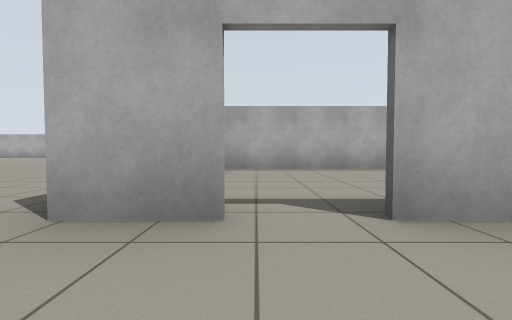
view 1 (above)

20 first-person views from a walk through a robot-simulator world made for Gazebo. The camera is 0.72 m above the floor, tilts 2° down and sees 90° across. The floor is counted in squares, 2 m on a side. Each view is taken from the middle of a square. On the plan, view 1 faces up. The plan holds only what a view shows up to about 9 squares ahead; the rest is blank.

view 2
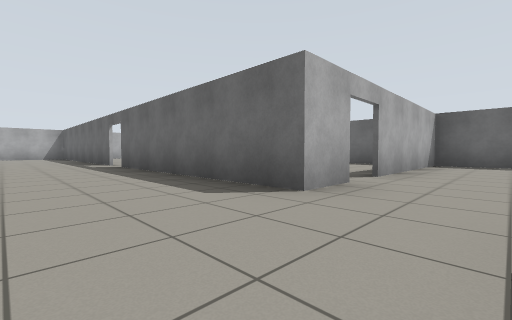

view 3
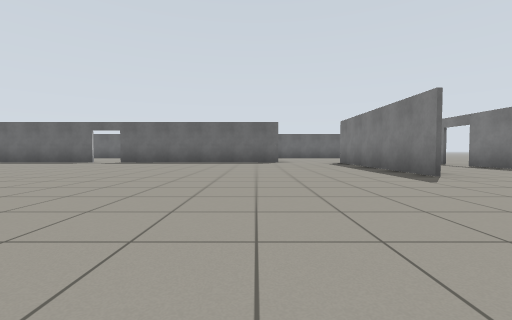

view 4
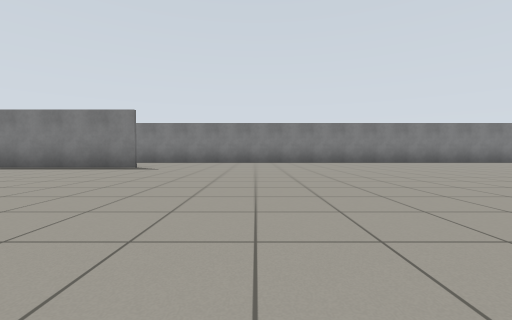

view 5
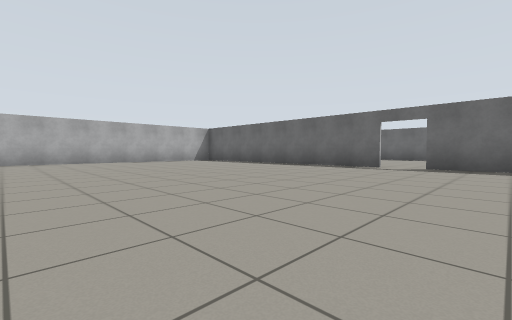

view 6
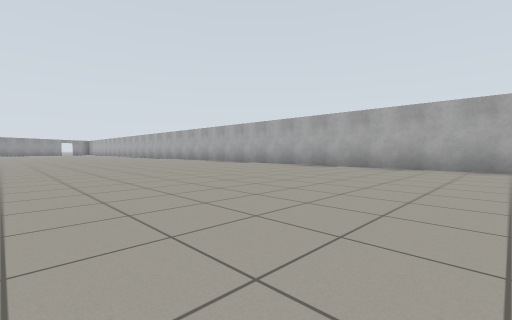

view 7
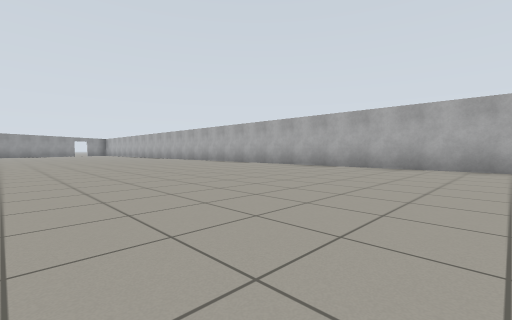

view 8
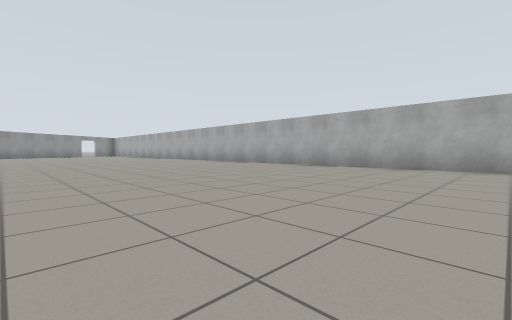

view 9
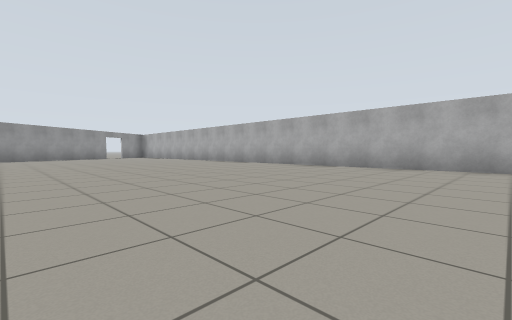

view 10
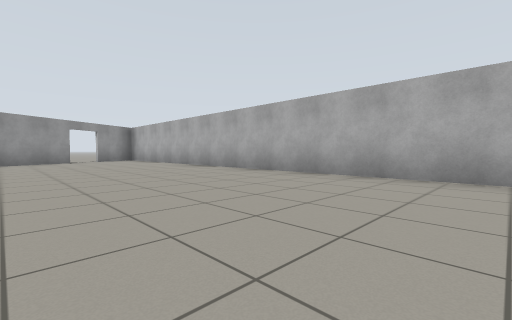

view 11
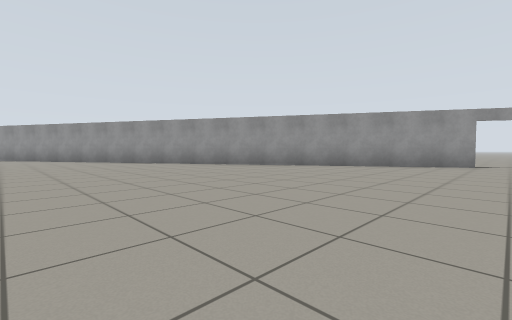

view 12
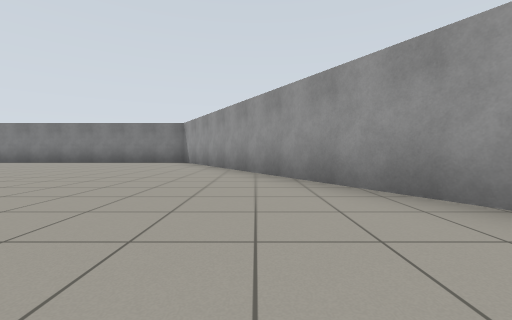

view 13
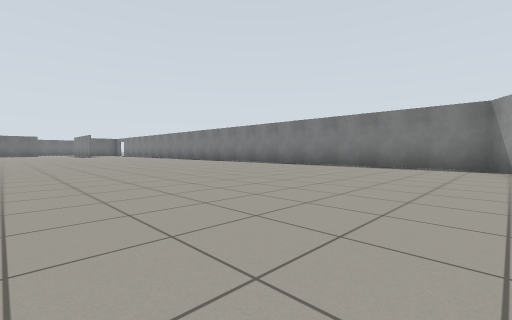

view 14
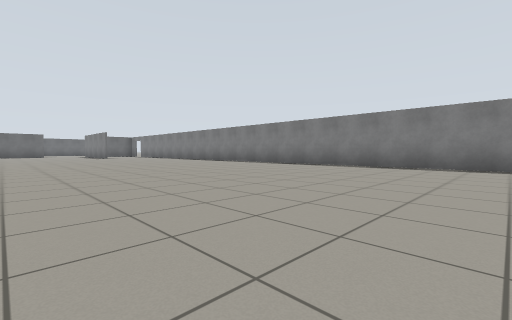

view 15
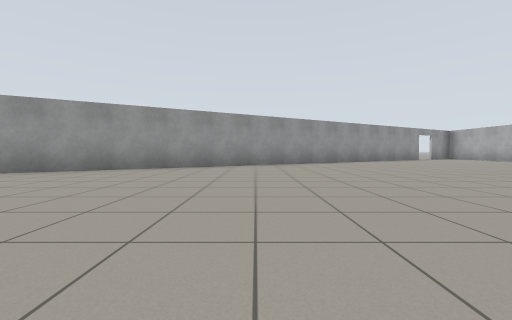

view 16
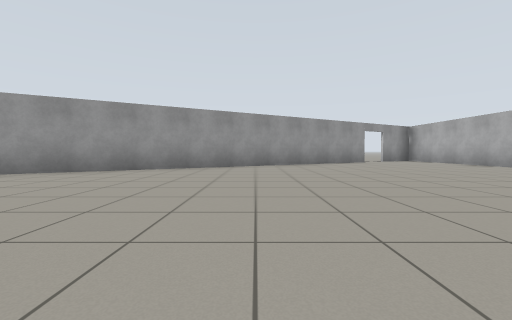

view 17
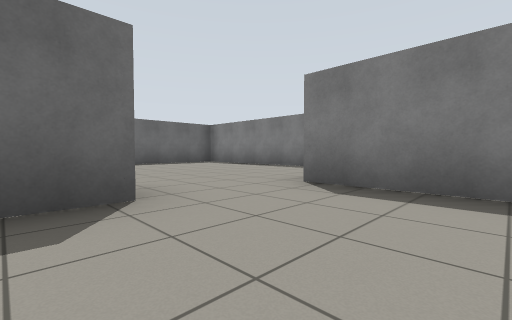

view 18
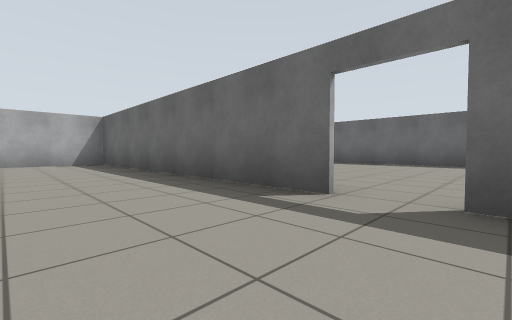

view 19
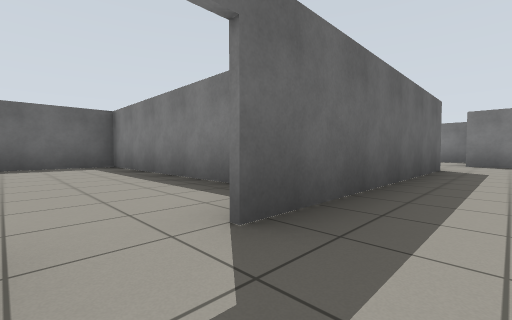

view 20
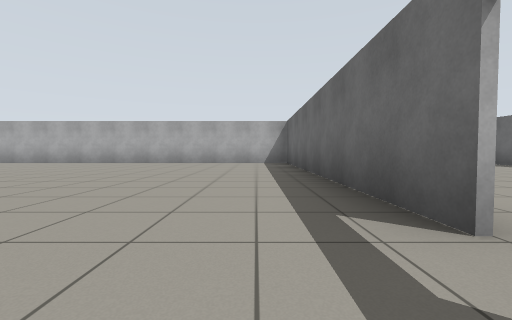

### Floor plan
Points are (right, up) in squares from view 1. A wall is a line through its corners. A room is listed if a view was taken in it or the views show most of it. See-through windows are left out.
Room 1 (view 1)
walls: (-1.1, -3.1) (4.4, -3.1) (4.4, 1.1); (4.4, 1.3) (0.6, 1.3)
ways out: opening at (-1, 0) to room 2; open door at (0, 1) to room 3
Room 2 (views 2, 3, 4, 5, 6, 7, 8, 9, 10, 11, 12, 13, 14, 15, 16, 17, 18, 19, 20)
walls: (-5.5, -0.5) (-1.2, -0.5); (-1.1, 7) (-1.1, 13.6) (-31, 13.6); (-0.1, 1.3) (-1.1, 1.3) (-1.1, 6.3); (-30.2, 11.5) (-21.7, -3.1) (-2.8, -3.1); (-31.1, 13) (-30.6, 12.3)
ways out: opening at (-1, 0) to room 1; open door at (-30.5, 12); open door at (-2.5, -3); open door at (-1, 6.5)
Room 3 (no view inside)
walls: (2.6, 5.1) (-0.6, 5.1); (4.4, 1.1) (4.4, 3.5)
ways out: open door at (0, 1) to room 1

Positions as (right, up) in squares from view 1, and headings:
1: (0, 0), facing up
2: (-3, 0), facing up-right
3: (-9, 2), facing right
4: (-8, 5), facing down
5: (-7, 5), facing up-right
6: (-5, 8), facing up-left
7: (-10, 8), facing up-left
8: (-12, 8), facing up-left
9: (-17, 8), facing up-left
10: (-21, 10), facing up-left
11: (-23, 12), facing down-left
12: (-24, 5), facing down
13: (-22, 3), facing down-right
14: (-19, 3), facing down-right
15: (-20, 5), facing left
16: (-22, 8), facing left
17: (-3, 2), facing down-right
18: (-3, 6), facing up-right
19: (-2, 7), facing down-right
20: (-2, 6), facing up
